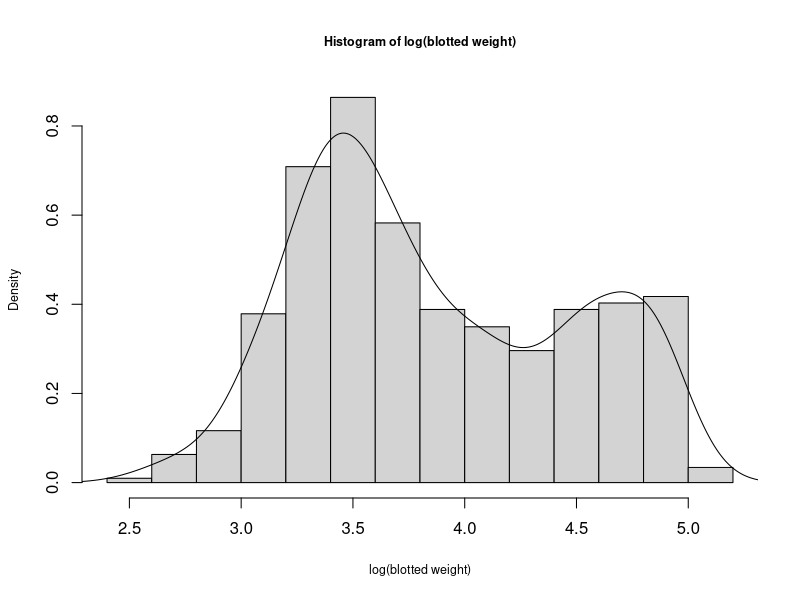

Reproduce this figure in R.
## ---- chunk 1
knitr::opts_chunk$set(echo = FALSE, warning=FALSE)
library(knitr); library(dplyr)
## ---- chunk 2
dat <- read.table("alllabs.txt", header = TRUE, stringsAsFactors = FALSE, na.strings = ".")
dat <- dat[!(is.na(dat$blot) | is.na(dat$body)),]
ndat <- nrow(dat)
trainrows <- sample(x=1:ndat, size = ceiling(0.75*ndat))
testrows <- setdiff(1:ndat, trainrows)
dat_train <- dat[trainrows,]
dat_test <- dat[testrows,]

namez <- names(dat_train)
typez <- c("categorical (19 levels)", "categorical (4 levels)", "categorical (11 levels)", "continuous", "continuous", "continuous", "continuous", "continuous")
descz <- c("lab where bioassay was administered",
           "protocol of the bioassay",
           "label for combination of dosage levels",
           "amount of dose 1 that the rat receives",
           "amount of dose 2 that the rat receives",
           "body weight of the rat",
           "wet uterus weight",
           "blotted utuerus weight (response)")
tab <- matrix(c(namez,typez,descz), ncol=3)
colnames(tab) <- rep("", ncol(tab))
kable(tab)
#pander(tab,split.cells=c("10%","15%","75%"))
## ---- chunk 3
lblot <- log(dat$blot)
sub <- dat$proto == "A"
hist(lblot[sub], prob=TRUE, xlab="log(blotted weight)", main="Histogram of log(blotted weight)", cex.main=0.75, cex.lab=0.75)
lines(density(lblot[sub]))
